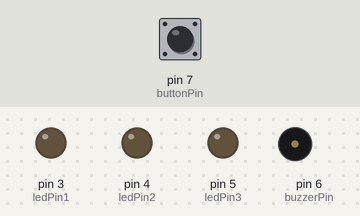
Simulated run of this sketch. Board: Arduino Uno, built with avr-gcc and run on an emulated ATmega328P. On the bench: output pins drawn as LEDs (lit = HIGH), buzzer (waves = sounding). Inputs (shaded band) come from the test bench; at power-on: pin 7 (buttonPin) HIGH.

Above: at 1.2 s.
1.3 s: pin 7 (buttonPin) pulled LOW for 0.15 s
At 1.84 s:
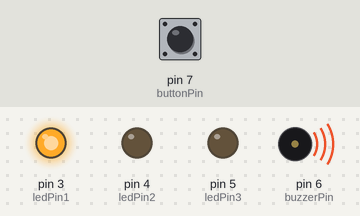
At 2.4 s:
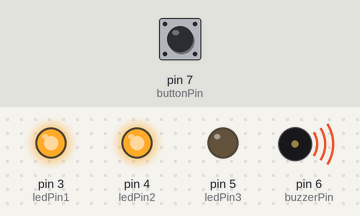
4.4 s: pin 7 (buttonPin) pulled LOW for 1 s
At 5.2 s:
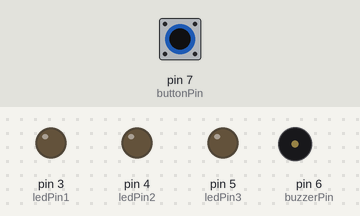
Timing chart, 0 to 7.4 s (numbered marks = the images above; inputs shaded):
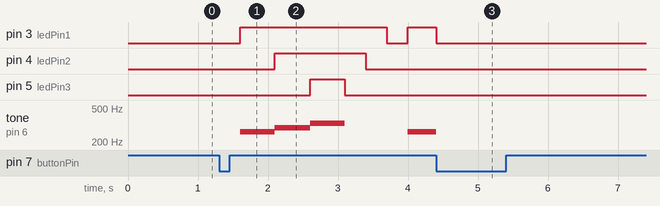

Measured:
- after the input at 1.3 s, pin 3 (ledPin1): LOW → HIGH after 0.30 s, → LOW 2.1 s later, → HIGH 0.30 s later; pin 4 (ledPin2): LOW → HIGH after 0.80 s, → LOW 1.3 s later
- after the input at 4.4 s, pin 4 (ledPin2), pin 5 (ledPin3): stops changing and stays LOW

The sketch:

WaveLEDWithInterrupt.ino
```cpp
// 腳位定義 / Pin assignments
const int ledPin1 = 3;         // 第1顆 LED 接腳位3 / LED 1 connected to pin 3
const int ledPin2 = 4;         // 第2顆 LED 接腳位4 / LED 2 connected to pin 4
const int ledPin3 = 5;         // 第3顆 LED 接腳位5 / LED 3 connected to pin 5
const int buzzerPin = 6;       // 蜂鳴器接腳位6 / Buzzer connected to pin 6
const int buttonPin = 7;       // 按鈕接腳位7 / Button connected to pin 7

// 狀態變數 / State variables
bool isRunning = false;        // 是否執行 LED 效果 / Is the LED effect running
bool lastButtonState = HIGH;   // 上一輪的按鈕狀態 / Last state of the button

void setup() {
  // 設定腳位模式 / Set pin modes
  pinMode(ledPin1, OUTPUT);
  pinMode(ledPin2, OUTPUT);
  pinMode(ledPin3, OUTPUT);
  pinMode(buzzerPin, OUTPUT);
  pinMode(buttonPin, INPUT_PULLUP);  // 啟用內建上拉電阻 / Enable internal pull-up
}

void loop() {
  bool buttonState = digitalRead(buttonPin);  // 讀取按鈕狀態 / Read button state

  // 偵測按下事件 / Detect falling edge (button press)
  if (lastButtonState == HIGH && buttonState == LOW) {
    isRunning = !isRunning;  // 切換執行狀態 / Toggle running state

    if (!isRunning) {
      ChangeAllLedStatus(LOW);  // 關閉 LED / Turn off all LEDs
      noTone(buzzerPin);        // 停止蜂鳴器 / Stop buzzer
    }

    delay(300);  // 去彈跳 / Debounce delay
  }
  lastButtonState = buttonState;  // 更新狀態 / Update last button state

  if (isRunning) {
    WaveLEDWithInterrupt();  // 執行 LED 效果 / Run wave LED effect
  }
}

// LED 波浪效果（可中途中斷）/ Wave LED effect (interruptible)
void WaveLEDWithInterrupt() {
  if (InterruptibleStep(ledPin1, 262)) return; // Do 音 / Do note
  if (InterruptibleStep(ledPin2, 294)) return; // Re 音 / Re note
  if (InterruptibleStep(ledPin3, 330)) return; // Mi 音 / Mi note

  // 熄燈階段 / Turning LEDs off one by one
  for (int i = 0; i < 3; i++) {
    if (digitalRead(buttonPin) == LOW) {   // 若按下則中斷 / Interrupt if button pressed
      isRunning = false;
      ChangeAllLedStatus(LOW);
      noTone(buzzerPin);
      delay(300);
      return;
    }
    digitalWrite(ledPin3 - i, LOW);  // 依序熄滅 / Turn off LEDs in reverse
    delay(300);
  }
}

// 可中斷的單步驟亮燈與音階 / Interruptible LED + tone step
bool InterruptibleStep(int ledPin, int freq) {
  if (!isRunning) return true;  // 若已停止，跳出 / Exit if already stopped

  digitalWrite(ledPin, HIGH);   // 亮燈 / Turn on LED
  tone(buzzerPin, freq);        // 播音階 / Play tone

  unsigned long startTime = millis();
  while (millis() - startTime < 500) {
    if (digitalRead(buttonPin) == LOW) {  // 中途按下 / Check for button press
      isRunning = false;
      ChangeAllLedStatus(LOW);
      noTone(buzzerPin);
      delay(300);
      return true;
    }
  }

  noTone(buzzerPin);  // 停止音階 / Stop tone
  return false;       // 未中斷 / Step completed normally
}

// 改變全部 LED 狀態 / Change all LED states at once
void ChangeAllLedStatus(int status) {
  digitalWrite(ledPin1, status);
  digitalWrite(ledPin2, status);
  digitalWrite(ledPin3, status);
}
```
